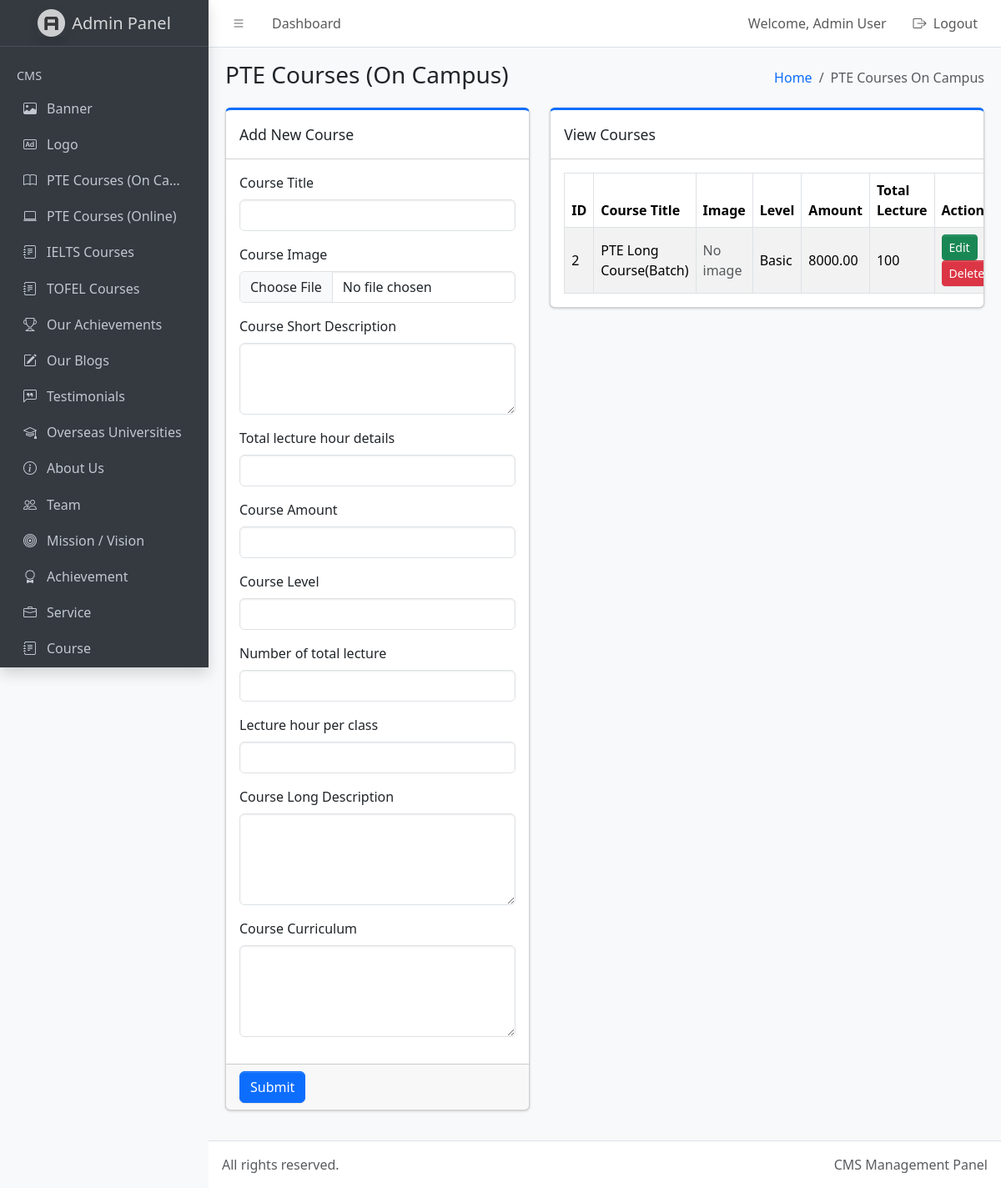
Page /admin/dist/pte-courses-campus.php (signed in) on the committed database.
### tables this page shows
CREATE TABLE `pte_courses_campus` (
  `id` int(11) NOT NULL,
  `course_title` varchar(255) NOT NULL,
  `course_short_description` text NOT NULL,
  `lecture_hour_details` varchar(255) NOT NULL,
  `course_amount` decimal(10,2) NOT NULL,
  `course_level` varchar(100) NOT NULL,
  `total_lecture` int(11) NOT NULL,
  `how_many_hour_lecture` varchar(100) NOT NULL,
  `course_long_description` longtext NOT NULL,
  `course_curriculum` longtext NOT NULL,
  `created_at` timestamp NOT NULL DEFAULT current_timestamp()
);

### admin/dist/pte-courses-campus.php (the view, shortened to what this page needs)
<?php
require_once '../../db.php';
$edit_mode = false;
$edit_data = [
    'id' => '',
    'course_title' => '',
    'course_image' => '',
    'course_short_description' => '',
    'lecture_hour_details' => '',
    'course_amount' => '',
    'course_level' => '',
    'total_lecture' => '',
    'how_many_hour_lecture' => '',
    'course_long_description' => '',
    'course_curriculum' => ''
];
?>
<!doctype html>
<html lang="en">
  <head>
    <link
      rel="stylesheet"
      href="https://cdn.jsdelivr.net/npm/@fontsource/source-sans-3@5.0.12/index.css"
      media="print"
      onload="this.media='all'"
    />
    <link
      rel="stylesheet"
      href="https://cdn.jsdelivr.net/npm/overlayscrollbars@2.11.0/styles/overlayscrollbars.min.css"
    />
    <link
      rel="stylesheet"
      href="https://cdn.jsdelivr.net/npm/bootstrap-icons@1.13.1/font/bootstrap-icons.min.css"
    />
    <link rel="stylesheet" href="./css/adminlte.css" />
    <link
      rel="stylesheet"
      href="https://cdn.jsdelivr.net/npm/summernote@0.8.20/dist/summernote-lite.min.css"
    />
  </head>
  <body class="layout-fixed sidebar-expand-lg bg-body-tertiary">
    <div class="app-wrapper">
      <nav class="app-header navbar navbar-expand bg-body">
        <div class="container-fluid">
          <ul class="navbar-nav">
            <li class="nav-item">
              <a class="nav-link" data-lte-toggle="sidebar" href="#" role="button">
                <i class="bi bi-list"></i>
              </a>
            </li>
            <li class="nav-item d-none d-md-block">
              <a href="index.php" class="nav-link">Dashboard</a>
            </li>
          </ul>
          <ul class="navbar-nav ms-auto">
            <li class="nav-item d-none d-md-block">
              <span class="nav-link">
                Welcome,
                <?php echo isset($_SESSION['name']) ? htmlspecialchars($_SESSION['name']) : 'Admin'; ?>
              </span>
            </li>
            <li class="nav-item">
              <a href="logout.php" class="nav-link">
                <i class="bi bi-box-arrow-right me-1"></i> Logout
              </a>
            </li>
          </ul>
        </div>
      </nav>
      <aside class="app-sidebar bg-body-secondary shadow" data-bs-theme="dark">
        <div class="sidebar-brand">
          <a href="index.php" class="brand-link">
            <img
              src="./assets/img/AdminLTELogo.png"
              alt="Admin Logo"
              class="brand-image opacity-75 shadow"
            />
            <span class="brand-text fw-light">Admin Panel</span>
          </a>
        </div>
        <div class="sidebar-wrapper">
          <nav class="mt-2">
  <ul
    class="nav sidebar-menu flex-column"
    data-lte-toggle="treeview"
    role="navigation"
    aria-label="Main navigation"
    data-accordion="false"
    id="navigation"
  >
    <li class="nav-header">CMS</li>
    <li class="nav-item">
      <a href="index.php" class="nav-link">
        <i class="nav-icon bi bi-image"></i>
        <p>Banner</p>
      </a>
    </li>
    <li class="nav-item">
      <a href="logo.php" class="nav-link">
        <i class="nav-icon bi bi-badge-ad"></i>
        <p>Logo</p>
      </a>
    </li>
    <li class="nav-item">
      <a href="pte-courses-campus.php" class="nav-link">
        <i class="nav-icon bi bi-book"></i>
        <p>PTE Courses (On Campus)</p>
      </a>
    </li>
    <li class="nav-item">
      <a href="pte-courses-online.php" class="nav-link">
        <i class="nav-icon bi bi-laptop"></i>
        <p>PTE Courses (Online)</p>
      </a>
    </li>
    <li class="nav-item">
      <a href="ielts-courses.php" class="nav-link">
        <i class="nav-icon bi bi-journal-text"></i>
        <p>IELTS Courses</p>
      </a>
    </li>
    <li class="nav-item">
      <a href="tofel-courses.php" class="nav-link">
        <i class="nav-icon bi bi-journal-text"></i>
        <p>TOFEL Courses</p>
      </a>
    </li>
    <li class="nav-item">
      <a href="our-achievements.php" class="nav-link">
        <i class="nav-icon bi bi-trophy"></i>
        <p>Our Achievements</p>
      </a>
    </li>
    <li class="nav-item">
      <a href="blogs.php" class="nav-link">
        <i class="nav-icon bi bi-pencil-square"></i>
        <p>Our Blogs</p>
      </a>
    </li>
    <li class="nav-item">
      <a href="testimonials.php" class="nav-link">
        <i class="nav-icon bi bi-chat-left-quote"></i>
        <p>Testimonials</p>
      </a>
    </li>
    <li class="nav-item">
      <a href="overseas-universities.php" class="nav-link">
        <i class="nav-icon bi bi-mortarboard"></i>
        <p>Overseas Universities</p>
      </a>
    </li>
    <li class="nav-item">
      <a href="about-us.php" class="nav-link">
        <i class="nav-icon bi bi-info-circle"></i>
        <p>About Us</p>
      </a>
    </li>
    <li class="nav-item">
      <a href="team.php" class="nav-link">
        <i class="nav-icon bi bi-people"></i>
        <p>Team</p>
      </a>
    </li>
    <li class="nav-item">
      <a href="mission-vision.php" class="nav-link">
        <i class="nav-icon bi bi-bullseye"></i>
        <p>Mission / Vision</p>
      </a>
    </li>
    <li class="nav-item">
      <a href="achievement.php" class="nav-link">
        <i class="nav-icon bi bi-award"></i>
        <p>Achievement</p>
      </a>
    </li>
    <li class="nav-item">
      <a href="services.php" class="nav-link">
        <i class="nav-icon bi bi-briefcase"></i>
        <p>
          Service
        </p>
      </a>
    </li>
    <li class="nav-item">
      <a href="courses.php" class="nav-link">
        <i class="nav-icon bi bi-journal-text"></i>
        <p>
          Course
        </p>
      </a>
    </li>
  </ul>
</nav>
        </div>
      </aside>
      <main class="app-main">
        <div class="app-content-header">
          <div class="container-fluid">
            <div class="row">
              <div class="col-sm-6">
                <h3 class="mb-0">PTE Courses (On Campus)</h3>
              </div>
              <div class="col-sm-6">
                <ol class="breadcrumb float-sm-end">
                  <li class="breadcrumb-item"><a href="index.php">Home</a></li>
                  <li class="breadcrumb-item active" aria-current="page">PTE Courses On Campus</li>
                </ol>
              </div>
            </div>
          </div>
        </div>
        <div class="app-content">
          <div class="container-fluid">
            <div class="row">
              <div class="col-md-5">
                <div class="card card-primary card-outline mb-4">
                  <div class="card-header">
                    <div class="card-title">
                      <?php echo $edit_mode ? 'Edit Course' : 'Add New Course'; ?>
                    </div>
                  </div>
                  <form action="" method="post" enctype="multipart/form-data">
                    <div class="card-body">
                      <div class="mb-3">
                        <label class="form-label">Course Title</label>
                        <input type="text" name="course_title" class="form-control" value="<?php echo htmlspecialchars($edit_data['course_title']); ?>">
                      </div>
                      <div class="mb-3">
                        <label class="form-label">Course Image</label>
                        <input type="file" name="course_image" class="form-control" accept=".jpg,.jpeg,.png,.gif,.webp">
                      </div>
                      <div class="mb-3">
                        <label class="form-label">Course Short Description</label>
                        <textarea name="course_short_description" class="form-control" rows="3"><?php echo htmlspecialchars($edit_data['course_short_description']); ?></textarea>
                      </div>
                      <div class="mb-3">
                        <label class="form-label">Total lecture hour details</label>
                        <input type="text" name="lecture_hour_details" class="form-control" value="<?php echo htmlspecialchars($edit_data['lecture_hour_details']); ?>">
                      </div>
                      <div class="mb-3">
                        <label class="form-label">Course Amount</label>
                        <input type="text" name="course_amount" class="form-control" value="<?php echo htmlspecialchars($edit_data['course_amount']); ?>">
                      </div>
                      <div class="mb-3">
                        <label class="form-label">Course Level</label>
                        <input type="text" name="course_level" class="form-control" value="<?php echo htmlspecialchars($edit_data['course_level']); ?>">
                      </div>
                      <div class="mb-3">
                        <label class="form-label">Number of total lecture</label>
                        <input type="number" name="total_lecture" class="form-control" value="<?php echo htmlspecialchars($edit_data['total_lecture']); ?>">
                      </div>
                      <div class="mb-3">
                        <label class="form-label">Lecture hour per class</label>
                        <input type="text" name="how_many_hour_lecture" class="form-control" value="<?php echo htmlspecialchars($edit_data['how_many_hour_lecture']); ?>">
                      </div>
                      <div class="mb-3">
                        <label class="form-label">Course Long Description</label>
                        <textarea name="course_long_description" id="course_long_description" class="form-control" rows="4"><?php echo htmlspecialchars($edit_data['course_long_description']); ?></textarea>
                      </div>
                      <div class="mb-3">
                        <label class="form-label">Course Curriculum</label>
                        <textarea name="course_curriculum" id="course_curriculum" class="form-control" rows="4"><?php echo htmlspecialchars($edit_data['course_curriculum']); ?></textarea>
                      </div>
                    </div>
                    <div class="card-footer">
                      <button type="submit" name="submit_course" class="btn btn-primary">
                        <?php echo $edit_mode ? 'Update' : 'Submit'; ?>
                      </button>
                    </div>
                  </form>
                </div>
              </div>
              <div class="col-md-7">
                <div class="card card-primary card-outline mb-4">
                  <div class="card-header">
                    <div class="card-title">View Courses</div>
                  </div>
                  <div class="card-body table-responsive">
                    <table class="table table-bordered table-striped align-middle">
                      <thead>
                        <tr>
                          <th style="width: 50px;">ID</th>
                          <th>Course Title</th>
                          <th style="width: 110px;">Image</th>
                          <th>Level</th>
                          <th>Amount</th>
                          <th>Total Lecture</th>
                          <th style="width: 150px;">Action</th>
                        </tr>
                      </thead>
                      <tbody>
                        <?php
                        $course_query = mysqli_query($conn, "SELECT * FROM pte_courses_campus ORDER BY id DESC");
                        if ($course_query && mysqli_num_rows($course_query) > 0) {
                            while ($row = mysqli_fetch_assoc($course_query)) {
                        ?>
                          <tr>
                            <td><?php echo $row['id']; ?></td>
                            <td><?php echo htmlspecialchars($row['course_title']); ?></td>
                            <td>
                              <?php if (!empty($row['course_image'])) { ?>
                                <img src="<?php echo htmlspecialchars(admin_image_src($row['course_image'])); ?>" alt="Course Image" class="course-image-preview">
                              <?php } else { ?>
                                <span class="text-muted">No image</span>
                              <?php } ?>
                            </td>
                            <td><?php echo htmlspecialchars($row['course_level']); ?></td>
                            <td><?php echo htmlspecialchars($row['course_amount']); ?></td>
                            <td><?php echo htmlspecialchars($row['total_lecture']); ?></td>
                            <td>
                              <a href="pte-courses-campus.php?edit_id=<?php echo $row['id']; ?>" class="btn btn-success btn-sm">
                                Edit
                              </a>
                              <a
                                href="pte-courses-campus.php?delete_id=<?php echo $row['id']; ?>"
                                class="btn btn-danger btn-sm"
                                onclick="return confirm('Are you sure you want to delete this course?')"
                              >
                                Delete
                              </a>
                            </td>
                          </tr>
                        <?php
                            }
                        } else {
                        ?>
                          <tr>
                            <td colspan="7" class="text-center">No course found.</td>
                          </tr>
                        <?php } ?>
                      </tbody>
                    </table>
                  </div>
                </div>
              </div>
            </div>
          </div>
        </div>
      </main>
      <footer class="app-footer">
        <div class="float-end d-none d-sm-inline">CMS Management Panel</div>
        All rights reserved.
      </footer>
    </div>
  </body>
</html>

### rows in the picture
pte_courses_campus: id "2", course_title "PTE Long Course(Batch)", course_level "Basic", course_amount "8000.00", total_lecture "100"

### other values in the picture
$_SESSION['name'] "Admin User"
